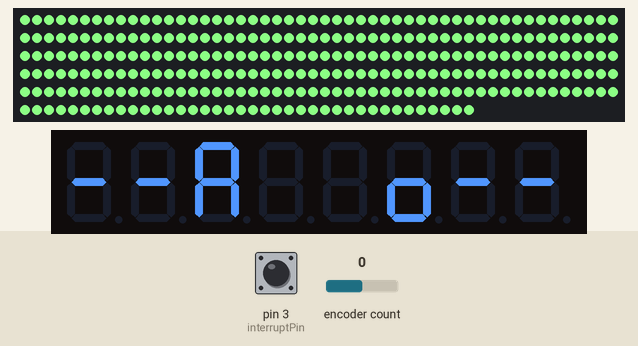
Recording of a sketch running on a simulated Arduino Uno, built with avr-gcc and run on an emulated ATmega328P. Shown: 288 RGB LEDs in strip order, left to right, continuing on the next row, 8-digit seven-segment display. The inputs (shaded band) are chosen by the test bench; at power-on: encoder count 0, pin 3 (interruptPin) HIGH. Dim RGB values are drawn brighter than linear; the strip is taken to match the declared colour order.

Above: at 1.2 s.
1.3 s: encoder count set to 1
At 2.1 s:
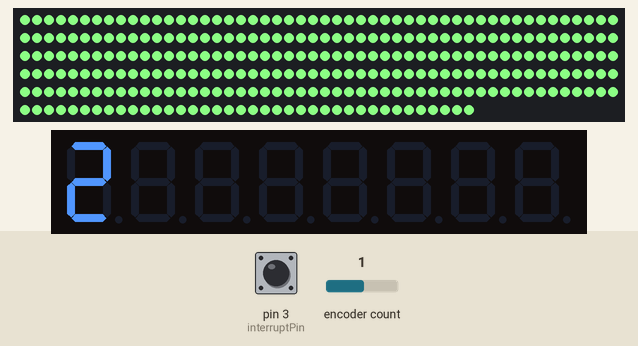
2.8 s: pin 3 (interruptPin) pulled LOW for 0.15 s
At 3.17 s:
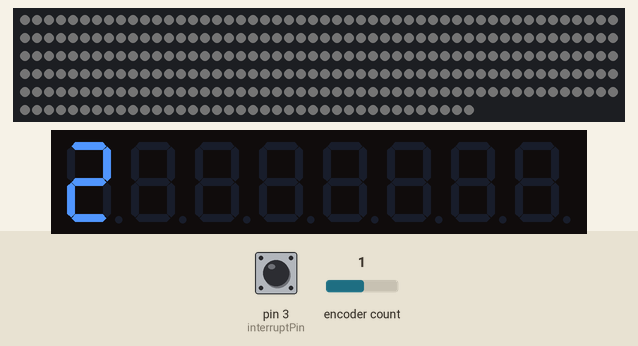
3.5 s: pin 3 (interruptPin) pulled LOW for 3.2 s
At 5.65 s:
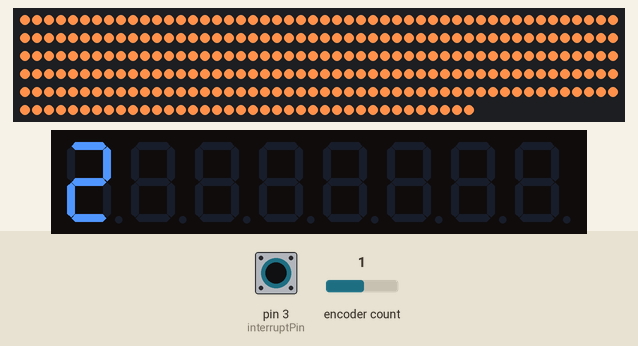
7.3 s: encoder count set to 2
At 7.5 s:
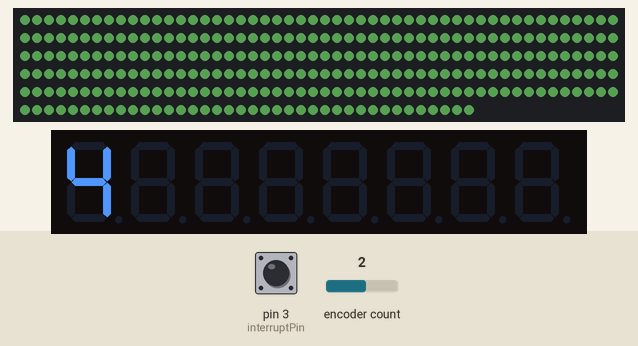
8.8 s: pin 3 (interruptPin) pulled LOW for 1 s
At 10.6 s:
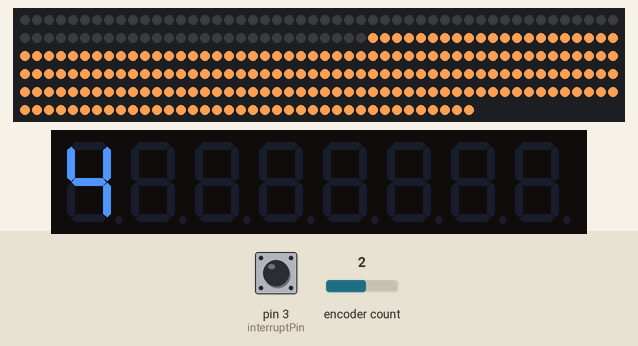
11.3 s: encoder count set to 3
At 13.76 s:
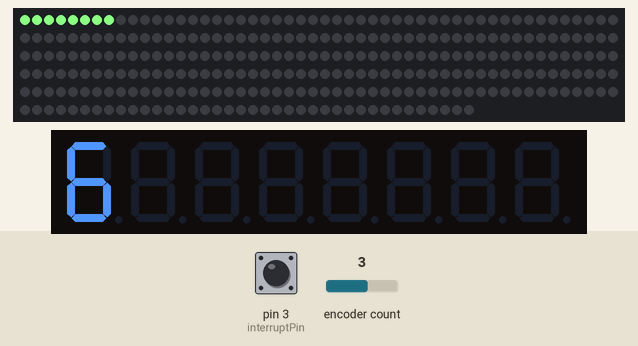
Timing chart, 0 to 15.3 s (numbered marks = the images above; inputs shaded):
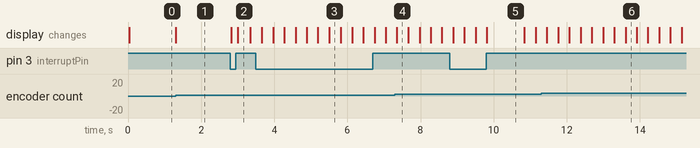

The sketch:

led_stripe.ino
```cpp
#include <Encoder.h>
#include <WS2812FX.h>
#include "LedPrint.h"


#define LED_COUNT 288
#define LED_PIN 6

#define TIMER_MS 60000

LedPrint myLed = LedPrint
      (
        4, // DATA PIN
        8, // CLOCK PIN
        7, // CS PIN
        8,  // NUMBER OF DIGITS
        1   // Orientation 0/1, if it looks backwards try the other
      );

WS2812FX ws2812fx = WS2812FX(LED_COUNT, LED_PIN, NEO_RGB + NEO_KHZ800);
Encoder encoder(2, 9);
int counter = 0;
int oldCounter = counter;
const byte interruptPin = 3;

unsigned long last_change = 0;
unsigned long now = 0;


void setup() {
  myLed.setIntensity(15);
  pinMode(interruptPin, INPUT_PULLUP);
  attachInterrupt(digitalPinToInterrupt(interruptPin), changeMode, HIGH);
  ws2812fx.init();
  ws2812fx.setBrightness(255);
  ws2812fx.setSpeed(700);
  ws2812fx.setColor(0x8bff84);
  ws2812fx.setMode(FX_MODE_STATIC);
  ws2812fx.start();
  counter = -1;
  myLed.println("--Auto--");
}

void loop() {
  now = millis();
  ws2812fx.service();
  counter = encoder.read();
  if(counter > 0)
    counter /= 2;

  if(counter >= 0) {
    if(oldCounter!=counter) {
      myLed.println(String(counter));
      oldCounter = counter;
    }
  }else{
    if(oldCounter!=counter) {
      myLed.println("Auto");
      oldCounter = counter;
    }
    counter = -1;
    encoder.write(-1);
    if(now - last_change > TIMER_MS) {
      ws2812fx.setMode((ws2812fx.getMode() + 1) % ws2812fx.getModeCount());
      last_change = now;
    }
  }
}

void changeMode() {
  if(counter < 0) {
    last_change = now + TIMER_MS +1 ;
  }
  ws2812fx.setMode(counter % ws2812fx.getModeCount());
}
```

LedPrint.cpp
```cpp
#include "LedPrint.h"

LedPrint::LedPrint ( LedControl *existingControl, uint8_t firstDigitIndex, uint8_t numberOfDigits, uint8_t displayIsBackwards)
{
  _lc = existingControl;
  _firstDigitIndex = firstDigitIndex;
  _numberOfDigits  = numberOfDigits;
  _displayIsBackwards = displayIsBackwards;
}

LedPrint::LedPrint (uint8_t dataPin, uint8_t clkPin, uint8_t csPin, uint8_t numDigits, uint8_t displayIsBackwards)
{
  _displayIsBackwards = displayIsBackwards;

  _lc = new LedControl(dataPin, clkPin, csPin, numDigits/8 + (numDigits%8?1:0));

  /*
   The MAX72XX is in power-saving mode on startup,
   we have to do a wakeup call
   */
  shutdown(false);

  /* and clear the display */
  clearEntireDisplay();

  /* Set the brightness to a medium values */
  setIntensity(2);

  _firstDigitIndex = 0;
  _numberOfDigits  = numDigits;
}

LedPrint LedPrint::getSubDisplay(uint8_t firstDigitIndex, uint8_t numberOfDigits)
{
  return LedPrint(_lc, firstDigitIndex, numberOfDigits, _displayIsBackwards);
}


LedPrintJustifiable LedPrint::getJustifiedSubDisplay(uint8_t firstDigitIndex, uint8_t numberOfDigits)
{
  return LedPrintJustifiable(_lc, firstDigitIndex, numberOfDigits, _displayIsBackwards);
}

void LedPrint::clear()
{
  currentPos = 0;
  lastByte   = 0;
  for(uint8_t x = 0; x < _numberOfDigits; x++)
  {
    write(' ');
  }
  currentPos = 0;
}

size_t LedPrint::write(uint8_t c)
{
  // Signal that the next time we print, clear
  if(c == '\n' || c == '\r')
  {
    lastByte = '\n';
    return 1;
  }

  // Anything else below space, ignore
  if(c < 32)
  {
    return 1;
  }

  // Clear display if the last time was a println
  if(lastByte == '\n')
  {
    clear();
  }

  uint8_t dp = false;
  // For a decimal point, we need to set the point on the preceding index (if any)
  // not the current index

  if((char) c == '.')
  {
    dp = true;
    if(!lastWasDP && lastByte)
    {
      c = lastByte;
      currentPos--;
    }
    else
    {
      c = ' ';
    }
  }

  _printCharacter(currentPos, c, dp);


  // Save this in case we have to modify it to add a decimal point next
  lastByte = c;
  lastWasDP = dp;
  currentPos++;

  //currentPos = currentPos ==  _numberOfDigits-1 ? 0 : currentPos+1;

  return 1;
}

void LedPrint::_printCharacter(uint8_t &currentPos, uint8_t c, uint8_t dp)
{
  // If we have run off the end of the (sub)display, do not actually print
  //  anything, just pretend we did
  if(currentPos < _numberOfDigits)
  {
    setChar( _firstDigitIndex + currentPos, c, dp);
  }
}
```

LedPrint.h
```cpp
#ifndef LedPrint_h
#define LedPrint_h

  #include "./LedControl.h"

  // Forward declaration of this
  class LedPrintJustifiable;

  class LedPrint : public Print
  {
      protected:
        uint8_t     _displayIsBackwards = 0;

        uint8_t     _firstDigitIndex = 0;
        uint8_t     _numberOfDigits  = 8;

        uint8_t     currentPos = 0;
        uint8_t     lastByte   = 0;
        uint8_t     lastWasDP  = 0;

        LedControl *_lc;

        /** Instantiate an LedPrint with an existing LedControl interface.  */
        LedPrint ( LedControl *existingControl, uint8_t firstDigitIndex, uint8_t numberOfDigits, uint8_t displayIsBackwards);

        /** Print a character at a (relative to (sub)display) position, with/withough dp
         *
         * Note that the position may be modified if using it would cause out-of-bounds
         * for the display.  This is the case for LedPrintJustifiable, while LedPrint
         * currently just leaves the position as is but doesn't attempt to actually write.
         */

        virtual void _printCharacter(uint8_t &currentPos, uint8_t c, uint8_t dp);

        /** Set a given digit to a given character, with or without the decimal point.
         *
         * The digit number must alread have been corrected for offset (+_firstDigitIndex)
         * in other words this is the absolute digit from the 0th digit of the LedControl
         */

        void setChar(uint8_t digit, char value, boolean dp)
        {
          if(_displayIsBackwards)
          {
            digit = (_lc->getDeviceCount()*8)-1-digit;
          }

          uint8_t addr = digit / 8;
          digit = digit - addr*8;
          _lc->setChar(addr, digit, value, dp);
        };

      public:

        LedPrint() { };

        /** Instantiate an LedPrint with the given dataPin, clkPin, csPin and an optional
         *   number of digits (0...64)
         *
         *      LedPrint myLedDisplay = LedPrint(10,11,12, 3); // a 3 digit display
         */

        LedPrint (uint8_t dataPin, uint8_t clkPin, uint8_t csPin, uint8_t numDigits=8, uint8_t displayIsBackwards = 1);

        /** Get a subdisplay from an existing ledPrint so you can write to part of it
         *  useful if you have 2 or 3 seven-segment displays being run from a single
         *  MAX7219, for example you might have two 3 digit displays and use one MAX7219
         *  to drive them both.
         *
         *   LedPrint myLedDisplay     = LedPrint(10,11,12, 6); // 6 digits total
         *   void setup()
         *   {
         *     LedPrint theFirstDisplay  = myLedDisplay.getSubDisplay(0,3); // First position is 0, 3 digits long
         *     LedPrint theSecondDisplay = myLedDisplay.getSubDisplay(3,3); // First position is 3, 3 digits long
         *   }
         */

        LedPrint          getSubDisplay(uint8_t firstDigitIndex, uint8_t numberOfDigits);

        /** As for getSubDisplay but returns a justifiable display (this is always the case when getting a
         *   subdisplay from an already justifiable one, but for a non-justifiable parent display we
         *   have this method to get a justifable child display).
         */

        LedPrintJustifiable getJustifiedSubDisplay(uint8_t firstDigitIndex, uint8_t numberOfDigits);

        /** Clear the display / sub-display
         */

        void clear();


        /** This is used by the print functions, you can use all print functions more or less.
         *
         *     myLedDisplay.print(123.456);
         *     myLedDisplay.print("Hello");
         *     myledDisplay.print('a');
         *
         *  Using println() will cause the following print command to clear thr display first.
         *
         *     myLedDisplay.println(123);
         *     delay(500);
         *     myLedDisplay.println(456);
         *
         */

        size_t write(uint8_t c);


        /**
         * Set the power-down status of the led drivers, this operates globally for all devices
         * in the chain.
         *
         * @param status True to shutdown, false to powerup
         */

        void shutdown(bool status = true)
        {
          for (uint8_t x = 0; x < _lc->getDeviceCount(); x++) { _lc->shutdown(x, status); }
        }

        /**
         * Set the intensity of the led drivers, this operates globally for all devices
         * in the chain.
         *
         * @param intensity Integer value from 0 to 15
         */

        void setIntensity(uint8_t intensity)
        {
          for (uint8_t x = 0; x < _lc->getDeviceCount(); x++) { _lc->setIntensity(x, intensity); }
        };

        /**
         * Clear all displays
         *
         * @param intensity Integer value from 0 to 15
         */

        void clearEntireDisplay()
        {
          for (uint8_t x = 0; x < _lc->getDeviceCount(); x++) { _lc->clearDisplay(x); }
        };


  };

  #include "./LedPrintJustifiable.h"

#endif
```

LedPrintJustifiable.cpp
```cpp
#include "LedPrintJustifiable.h"

LedPrintJustifiable::LedPrintJustifiable ( LedControl *existingControl, uint8_t firstDigitIndex, uint8_t numberOfDigits, uint8_t displayIsBackwards, int8_t Justification)
{
  _lc = existingControl;
  _firstDigitIndex = firstDigitIndex;
  _numberOfDigits  = numberOfDigits;
  _displayIsBackwards = displayIsBackwards;
  justify(Justification);
}

int8_t LedPrintJustifiable::justify(int8_t Justification, char blank)
{
  _justificationBlank = blank < 10 ? blank+48 : blank;

  // Left
  if(Justification == -1)
  {
    if(justifyBuffer)
    {
      free(justifyBuffer);
      justifyBuffer = NULL;
    }
    _justification = -1;
  }
  else
  {
    if(!justifyBuffer)
    {
      justifyBuffer = (uint8_t *)malloc(_numberOfDigits);
    }

    if(!justifyBuffer)
    {
      _justification = -1;
    }
    else
    {
      _justification = Justification;
    }
  }

  return _justification;
}

void LedPrintJustifiable::_printCharacter(uint8_t &currentPos, uint8_t c, uint8_t dp)
{
  if(justifyBuffer)
  {
    // If we have run off the end of the (sub)display, shift the current justify buffer along
    while(currentPos >= _numberOfDigits)
    {
      for(uint8_t x = 0; x < _numberOfDigits-1; x++)
      {
        *(justifyBuffer+x) = *(justifyBuffer+x+1);
      }
      currentPos--;
    }

    *(justifyBuffer+currentPos) = c | (dp?0b10000000:0);

    // how many empty digits have we?
    uint8_t empties = _numberOfDigits - (currentPos+1);
    uint8_t jPos = 0;

    // insert empties on the left
    uint8_t leading = (_justification==1?empties:(empties/2));
    if(leading < empties-leading) leading+=1;
    while(leading>0)
    {
      setChar(_firstDigitIndex+jPos,_justificationBlank, false);
      jPos++;
      empties--;
      leading--;
    }

    // and then the content
    for(uint8_t x = 0;x <= currentPos; x++)
    {
      setChar(_firstDigitIndex+jPos+x, *(justifyBuffer+x)&(~0b10000000), *(justifyBuffer+x)&(0b10000000));
    }

    // and then the rest of the empties
    jPos += currentPos+1;
    while(empties>0)
    {
      setChar(_firstDigitIndex+jPos,_justificationBlank, false);
      jPos++;
      empties--;
    }
  }
  else
  {
    // If we have run off the end of the (sub)display, do not actually print
    //  anything, just pretend we did
    if(currentPos < _numberOfDigits)
    {
      setChar( _firstDigitIndex + currentPos, c, dp);
    }
  }
}

LedPrintJustifiable LedPrintJustifiable::getSubDisplay(uint8_t firstDigitIndex, uint8_t numberOfDigits)
{
  return LedPrintJustifiable(_lc, firstDigitIndex, numberOfDigits, _displayIsBackwards, _justification);
}
```

LedPrintJustifiable.h
```cpp
#ifndef LedPrintJustifiable_h
#define LedPrintJustifiable_h

  #include "./LedPrint.h"

  /** Provides for right and center justification printing.
   *
   * This is done as a separate class because it does incur a fair amount more memory
   * so if you don't need justification, then just use LedPrint
   * but if you do need justification, use LedPrintJustifiable
   *
   */

  class LedPrintJustifiable : public LedPrint
  {
    friend class LedPrint;

    protected:
      /** For other-than-left justification, we need to keep a buffer
        *   of the current display, this is only allocated if you use
        *   justify()
        */

      uint8_t     *justifyBuffer = NULL;
      int8_t      _justification = -1;
      char        _justificationBlank = ' ';

      /** Instantiate an LedPrint with an existing LedControl interface.  */

      LedPrintJustifiable ( LedControl *existingControl, uint8_t firstDigitIndex, uint8_t numberOfDigits, uint8_t displayIsBackwards, int8_t Justification = -1);


      /** Print a character at a (relative to (sub)display) position, with/withough dp
        *
        * Note that the position may be modified if using it would cause out-of-bounds
        * for the display.  This is the case for LedPrintJustifiable, while LedPrint
        * currently just leaves the position as is but doesn't attempt to actually write.
        */

      void _printCharacter(uint8_t &currentPos, uint8_t c, uint8_t dp);

    public:

       LedPrintJustifiable() { };

       /** Get a subdisplay from an existing ledPrint so you can write to part of it
         *  useful if you have 2 or 3 seven-segment displays being run from a single
         *  MAX7219, for example you might have two 3 digit displays and use one MAX7219
         *  to drive them both.
         *
         *   LedPrint myLedDisplay     = LedPrint(10,11,12, 6); // 6 digits total
         *   void setup()
         *   {
         *     LedPrint theFirstDisplay  = myLedDisplay.getSubDisplay(0,3); // First position is 0, 3 digits long
         *     LedPrint theSecondDisplay = myLedDisplay.getSubDisplay(3,3); // First position is 3, 3 digits long
         *   }
         */

       LedPrintJustifiable getSubDisplay(uint8_t firstDigitIndex, uint8_t numberOfDigits);

       /** Instantiate an LedPrint with the given dataPin, clkPin, csPin and an optional
         *   number of digits (0...64)
         *
         *      LedPrint myLedDisplay = LedPrint(10,11,12, 3); // a 3 digit display
         */

        LedPrintJustifiable (uint8_t dataPin, uint8_t clkPin, uint8_t csPin, uint8_t numDigits=8, uint8_t displayIsBackwards = 1) :
          LedPrint( dataPin,  clkPin,  csPin,  numDigits, displayIsBackwards) { };

      /** Set justification to left (-1), center (0), or right (1)
        *
        *  Setting to center or right will require more memory.
        *
        *  Setting justification only affects subsequent printing.
        *
        *  @param   Justification Integer of -1 for left, 0 for center or 1 for right
        *  @param blank The character to use to fill in blank spaces, eg '0' or ' '
        *
        *  @return  The justification achieved, which might be -1 if no memory could be
        *            allocated to handle the other justification.
        */

      int8_t justify(int8_t Justification = 0, char blank = ' ');


  };

#endif
```

Measured:
- after the input at 1.3 s, the display: changes at once (image 1)
